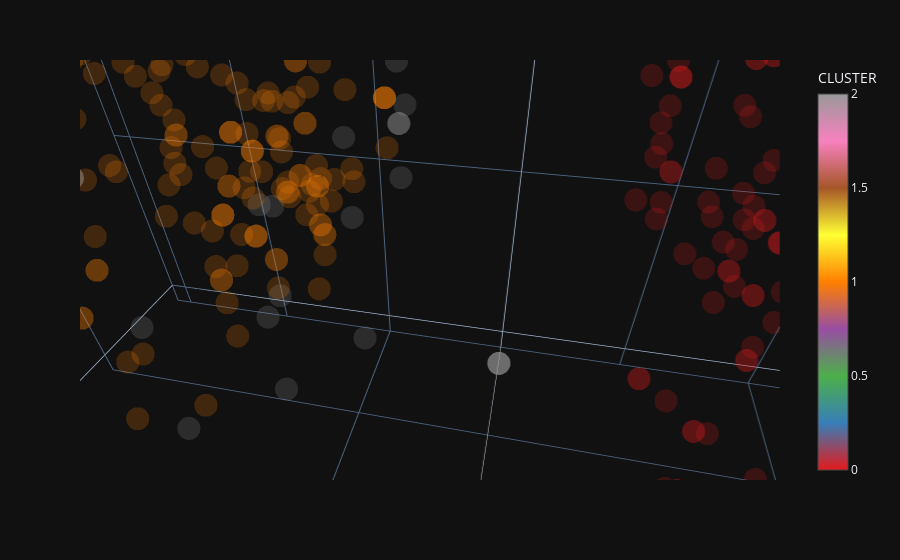

This figure's notebook cell:
### Markdown cell above
#### Using Plotly

If you experimented above, you may have noticed that our k-means clusers were heavily influenced by the PROFIT_YTD column.
Using Plotly to rotate the chart and look at it from other angles can help you see that.

### Code cell
X_df = df_churn.copy()
X_df['CLUSTER'] = predicted
plotly_scatter_3d(X_df, x_name, y_name, z_name, color='CLUSTER')

### Figure 1 — Plotly figure (JSON) as saved in the notebook; plotly's stock layout.template omitted (floating-point values rounded to 4 significant figures; data arrays with more than 128 entries replaced by an {"elided": "..."} marker saying what was removed)
{"data": [{"hoverlabel": {"namelength": 0}, "hovertemplate": "AGE=%{x}<br>PROFIT_YTD=%{y}<br>DAYSSINCELASTTRADE=%{z}<br>CLUSTER=%{marker.color}", "legendgroup": "", "marker": {"color": {"elided": "2066 int values"}, "coloraxis": "coloraxis", "opacity": 0.2, "symbol": "circle"}, "mode": "markers", "name": "", "scene": "scene", "showlegend": false, "type": "scatter3d", "x": {"elided": "2066 int values"}, "y": {"elided": "2066 float values"}, "z": {"elided": "2066 int values"}}], "layout": {"autosize": true, "coloraxis": {"colorbar": {"title": {"text": "CLUSTER"}}, "colorscale": [[0, "rgb(228,26,28)"], [0.125, "rgb(55,126,184)"], [0.25, "rgb(77,175,74)"], [0.375, "rgb(152,78,163)"], [0.5, "rgb(255,127,0)"], [0.625, "rgb(255,255,51)"], [0.75, "rgb(166,86,40)"], [0.875, "rgb(247,129,191)"], [1, "rgb(153,153,153)"]]}, "legend": {"tracegroupgap": 0}, "margin": {"t": 60}, "scene": {"aspectmode": "auto", "aspectratio": {"x": 1, "y": 1, "z": 1}, "camera": {"center": {"x": 0, "y": 0, "z": 0}, "eye": {"x": 0.007841, "y": 0.001619, "z": 0.005991}, "projection": {"type": "perspective"}, "up": {"x": 0, "y": 0, "z": 1}}, "domain": {"x": [0, 0.98], "y": [0, 1]}, "xaxis": {"title": {"text": "AGE"}, "type": "linear"}, "yaxis": {"title": {"text": "PROFIT_YTD"}, "type": "linear"}, "zaxis": {"title": {"text": "DAYSSINCELASTTRADE"}, "type": "linear"}}}}
